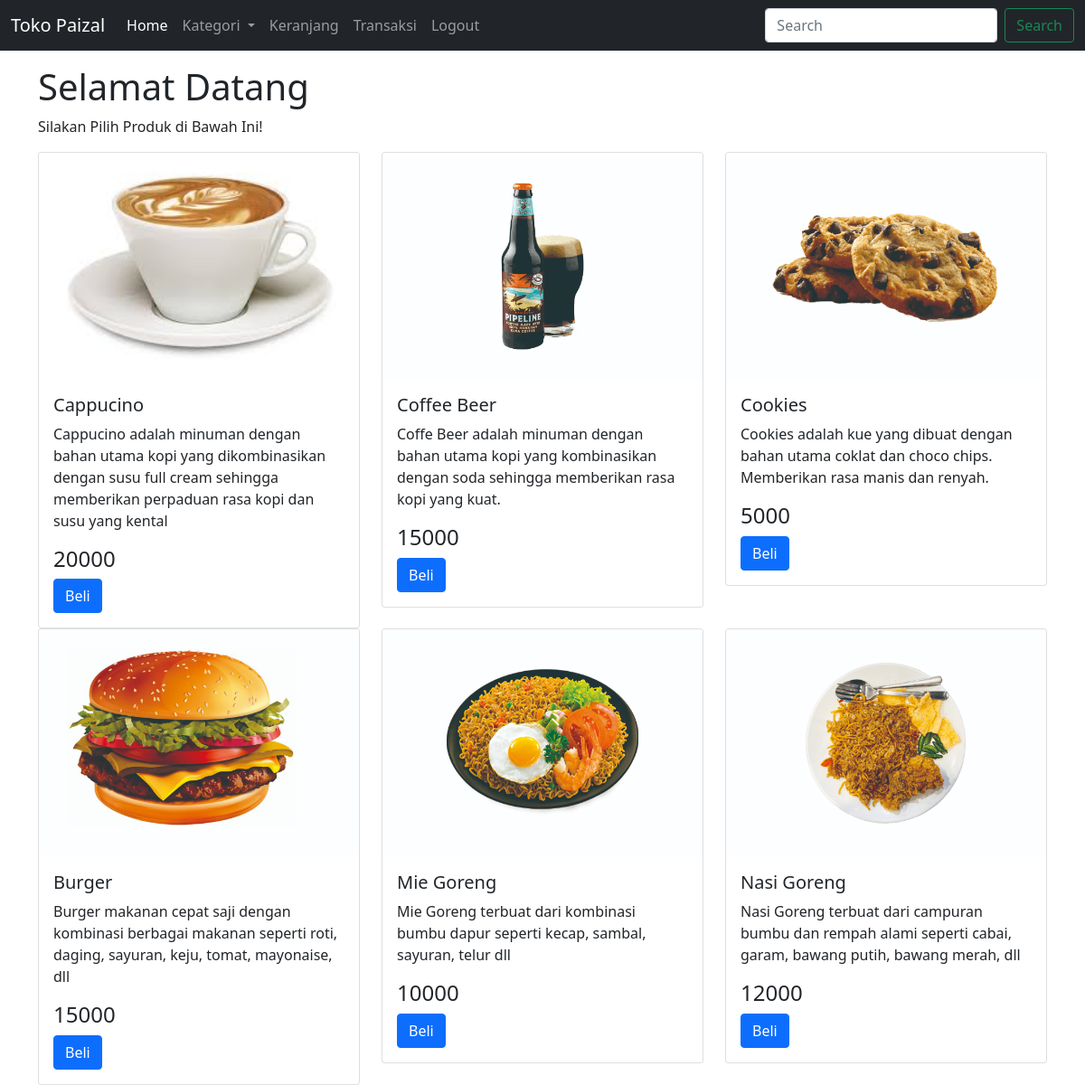
The app's page /user/index.php with its own data.
### tables this page shows
CREATE TABLE `tbl_produk` (
  `id_produk` int(11) NOT NULL,
  `id_kategori` int(11) NOT NULL,
  `nm_produk` varchar(100) NOT NULL,
  `deskripsi` text NOT NULL,
  `harga` bigint(20) NOT NULL,
  `gambar` varchar(100) NOT NULL
);

### user/index.php (the view, shortened to what this page needs)
<?php
include "../koneksi.php";
$result_produk = mysqli_query($conn, "SELECT * FROM tbl_produk ORDER BY id_produk DESC");
?>
<!doctype html>
<html lang="en">
<head>
    <link href="https://cdn.jsdelivr.net/npm/bootstrap@5.0.2/dist/css/bootstrap.min.css" rel="stylesheet">
</head>
<body>
    <nav class="navbar navbar-expand-lg navbar-dark bg-dark">
        <div class="container-fluid">
            <a class="navbar-brand" href="index.php">Toko Paizal</a>
            <div class="collapse navbar-collapse" id="navbarSupportedContent">
                <ul class="navbar-nav me-auto mb-2 mb-lg-0">
                    <li class="nav-item">
                        <a class="nav-link active" aria-current="page" href="index.php">Home</a>
                    </li>
                    <li class="nav-item dropdown">
                        <a class="nav-link dropdown-toggle" href="#" id="navbarDropdown" role="button" data-bs-toggle="dropdown" aria-expanded="false">
                            Kategori
                        </a>
                    </li>
                    <li class="nav-item">
                        <a class="nav-link" aria-current="page" href="keranjang.php">Keranjang</a>
                    </li>
                    <li class="nav-item">
                        <a class="nav-link" aria-current="page" href="transaksi.php">Transaksi</a>
                    </li>
                    <li class="nav-item">
                        <a class="nav-link" aria-current="page" href="logout.php">Logout</a>
                    </li>
                </ul>
                <form class="d-flex">
                    <input class="form-control me-2" type="search" placeholder="Search" aria-label="Search">
                    <button class="btn btn-outline-success" type="submit">Search</button>
                </form>
            </div>
        </div>
    </nav>
    <div class="container">
        <div class="row mt-3">
            <div class="col">
                <h1>Selamat Datang <?= $_SESSION["telp"] ?></h1>
                <p> Silakan Pilih Produk di Bawah Ini!</p>
                <div class="row">
                    <?php while ($row_produk = mysqli_fetch_assoc($result_produk)){?>
                    <div class="col-lg-4">
                        <div class="card">
                            <img src="../images/<?= $row_produk["gambar"]?>" class="card-img-top" alt="gambar">
                            <div class="card-body">
                                <h5 class="card-title"><?= $row_produk["nm_produk"]?></h5>
                                <p class="card-text"><?= $row_produk["deskripsi"]?></p>
                                <h4><?= $row_produk["harga"]?></h4>
                                <a href="beli.php?id=<?= $row_produk["id_produk"] ?>" class="btn btn-primary">Beli</a>
                            </div>
                        </div>
                    </div>
                    <?php } ?>
                            </div>
                        </div>
                    </div>
                </div>
</body>
</html>

### records on screen
tbl_produk: gambar (picture), nm_produk "Cappucino", deskripsi "Cappucino adalah minuman dengan bahan utama kopi yang dikombinasikan dengan susu full cream sehingga memberikan perpaduan rasa kopi dan susu yang kental", harga "20000"
tbl_produk: gambar (picture), nm_produk "Coffee Beer", deskripsi "Coffe Beer adalah minuman dengan bahan utama kopi yang kombinasikan dengan soda sehingga memberikan rasa kopi yang kuat.", harga "15000"
tbl_produk: gambar (picture), nm_produk "Cookies", deskripsi "Cookies adalah kue yang dibuat dengan bahan utama coklat dan choco chips. Memberikan rasa manis dan renyah.", harga "5000"
tbl_produk: gambar (picture), nm_produk "Burger", deskripsi "Burger makanan cepat saji dengan kombinasi berbagai makanan seperti roti, daging, sayuran, keju, tomat, mayonaise, dll", harga "15000"
tbl_produk: gambar (picture), nm_produk "Mie Goreng", deskripsi "Mie Goreng terbuat dari kombinasi bumbu dapur seperti kecap, sambal, sayuran, telur dll", harga "10000"
tbl_produk: gambar (picture), nm_produk "Nasi Goreng", deskripsi "Nasi Goreng terbuat dari campuran bumbu dan rempah alami seperti cabai, garam, bawang putih, bawang merah, dll", harga "12000"
